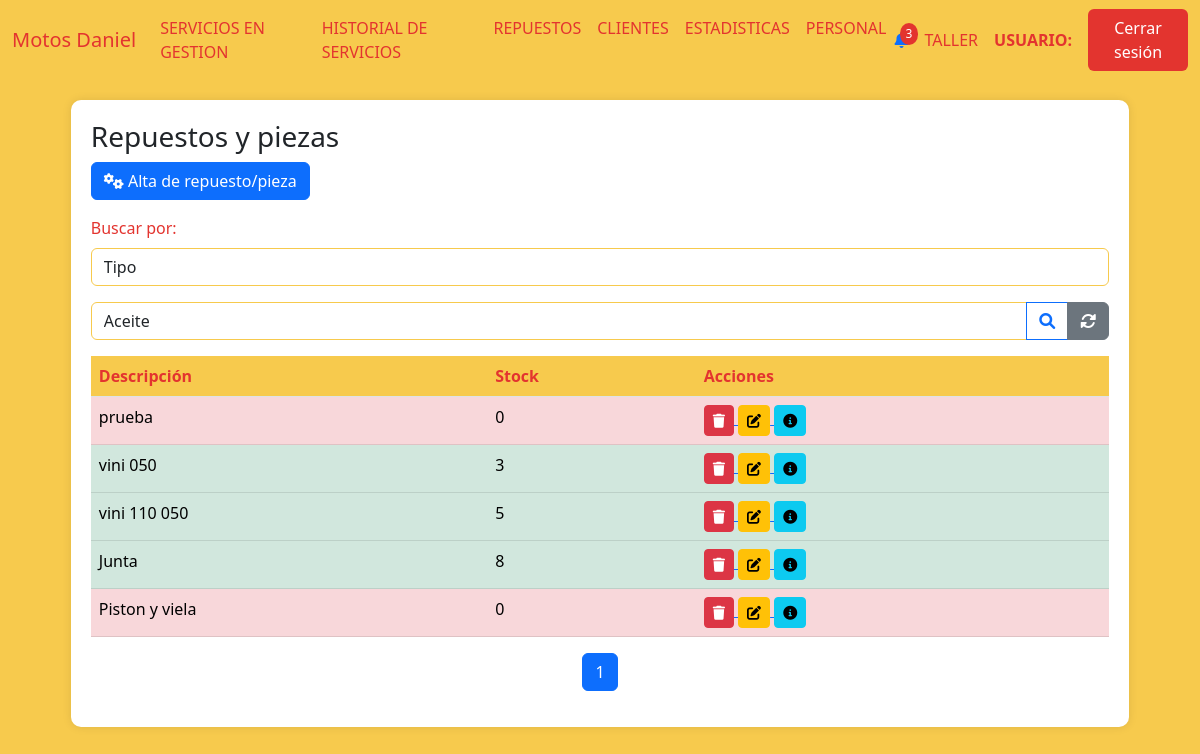
Screenshot of /repuestos with the database file from the repository.
### AppUM/models.py (models this page shows)
class RepuestosPiezas(models.Model):
    descripcion = models.CharField(max_length=100)
    activo = models.BooleanField(default=True)
    stock = models.IntegerField(null=True)
    precio = models.DecimalField(max_digits=10, decimal_places=2,default=0)
    foto = models.ImageField(null=True, blank=True, upload_to="repuestos_piezas/")

### AppUM/views.py (the view)
# urls.py: path('repuestos', views.repuestos,name="Repuestos"),
def repuestos(req):
    repuestos = RepuestosPiezas.objects.filter(activo=1).order_by('-id')
    page_obj = funcion_paginas_varias(req,repuestos)
    return render(req,"perfil_taller/repuestos/repuestos.html",{'page_obj': page_obj})

### AppUM/functions.py (called while the page is built)
def funcion_paginas_varias(req,instancia_model):
    paginator = Paginator(instancia_model, 5)  # 5 motos por página
    page_number = req.GET.get('page')  # Obtiene el número de página desde la URL
    page_obj = paginator.get_page(page_number)
    return page_obj

### AppUM/templates/perfil_taller/repuestos/repuestos.html (shortened to what this page needs)
{% extends "perfil_taller/padre_perfil_taller.html" %}
{% load static %}
{% block contenidoQueCambia %}
<div class="table-container" id="inventarios">
    <h3>Repuestos y piezas</h3>
    <a href="{% url 'AltaRepuesto' %}" class="btn btn-primary mb-3">
        <i class="fas fa-cogs"></i> Alta de repuesto/pieza
    </a>
    <div class="mb-3">
        <label for="estado" class="form-label">Buscar por:</label>
        <select class="form-control" name="estado_accesorio" id="tipo_busqueda">
            <option value="tipo">Tipo</option>
        </select>
    </div>
    <form action="" enctype="multipart/form-data" method="get" id="busqueda_tipo">{% csrf_token %}
        <div class="input-group mb-3">
            <select class="form-control" name="tipo_accesorio" id="tipo_accesorio">
                    <option value="Aceite">Aceite</option>
            </select>
            <button class="btn btn-outline-primary" type="submit">
                <i class="fas fa-search"></i>
            </button>
            <a href="" class="btn btn-secondary">
                <i class="fas fa-sync-alt"></i>
            </a>
        </div>
    </form>
    <table class="table">
        <thead>
            <tr>
                <th>Descripción</th>
                <th>Stock</th>
                <th>Acciones</th>
            </tr>
        </thead>
        <tbody>
            {% if page_obj %}
                {% for repuesto in page_obj %}
            <tr class="{% if repuesto.stock == 0 %}table-danger{% elif repuesto.stock > 0 %}table-success{% endif %}">
                <td>{{ repuesto.descripcion }}</td>
                <td>{{ repuesto.stock }}</td>
                <td>
                    <a href="{% url 'BajaRepuesto' repuesto.id %}">
                        <button class="btn btn-sm btn-danger"><i class="fas fa-trash"></i></button>
                    </a>
                    <a href="{% url 'ModificacionRepuesto' repuesto.id %}">
                        <button class="btn btn-sm btn-warning"><i class="fas fa-edit"></i></button>
                    </a>
                    <a href="{% url 'DetallesRepuesto' repuesto.id %}">
                        <button class="btn btn-sm btn-info"><i class="fas fa-info-circle"></i></button>
                    </a>
                </td>
            </tr>
            {% endfor %}
            {% else %}
                <tr>
                    <td colspan="9" class="text-center text-muted">
                        No hay registros de repuestos ni piezas disponibles.
                    </td>
                </tr>
            {% endif %}
        </tbody>
    </table>
    <nav aria-label="Page navigation">
        <ul class="pagination justify-content-center">
            {% for num in page_obj.paginator.page_range %}
            <li class="page-item {% if page_obj.number == num %}active{% endif %}">
                <a class="page-link" href="?page={{ num }}">{{ num }}</a>
            </li>
            {% endfor %}
        </ul>
    </nav>
</div>
{% endblock %}

### AppUM/static/css/styles.css (style rules this page uses)
body { background-color: #f7ca4d; }
.form-label { color: #e3342f; }
.form-control { border-color: #f7ca4d; }
.table-container { background-color: #fff; border-radius: 10px; padding: 20px; box-shadow: 0px 0px 10px rgba(0, 0, 0, 0.1); margin: 20px auto; max-width: 90%; }
.table th { background-color: #f7ca4d; color: #e3342f; }

### rows the page displays
RepuestosPiezas: descripcion "prueba", stock "0"
RepuestosPiezas: descripcion "vini 050", stock "3"
RepuestosPiezas: descripcion "vini 110 050", stock "5"
RepuestosPiezas: descripcion "Junta", stock "8"
RepuestosPiezas: descripcion "Piston y viela", stock "0"

### other values shown
{{ num }} "1"
